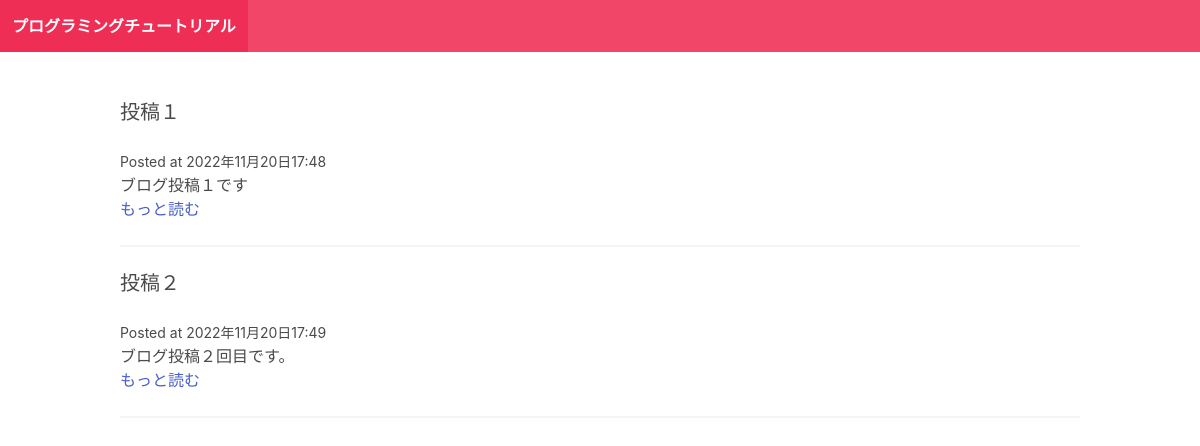
The page / on the database its author committed.
### blog/models.py (models this page shows)
class Post(models.Model):
  title = models.CharField(max_length=255)
  slug = models.SlugField()
  intro = models.TextField()
  body =  models.TextField()
  posted_date = models.DateTimeField(auto_now_add=True)

### blog/views.py (the view)
# urls.py: path("", frontpage),
def frontpage(request):
  posts = Post.objects.all()
  return render(request, "blog/frontpage.html",{"posts": posts})

### blog/templates/blog/frontpage.html
{% extends "blog/base.html" %}
{% block content %}
{% for post in posts %}
<div class="post block">
  <h2 class="subtitle">{{post.title}}</h2>
  <small>Posted at {{post.posted_date}}</small>
  <p>{{post.intro}}</p>
  <a href="{% url 'post_detail' post.slug%}">もっと読む</a>
  <hr/>
</div>
{% endfor %}
{% endblock %}

### rows shown on the page
Post: title "投稿１", posted_date "2022年11月20日17:48", intro "ブログ投稿１です"
Post: title "投稿２", posted_date "2022年11月20日17:49", intro "ブログ投稿２回目です。"
